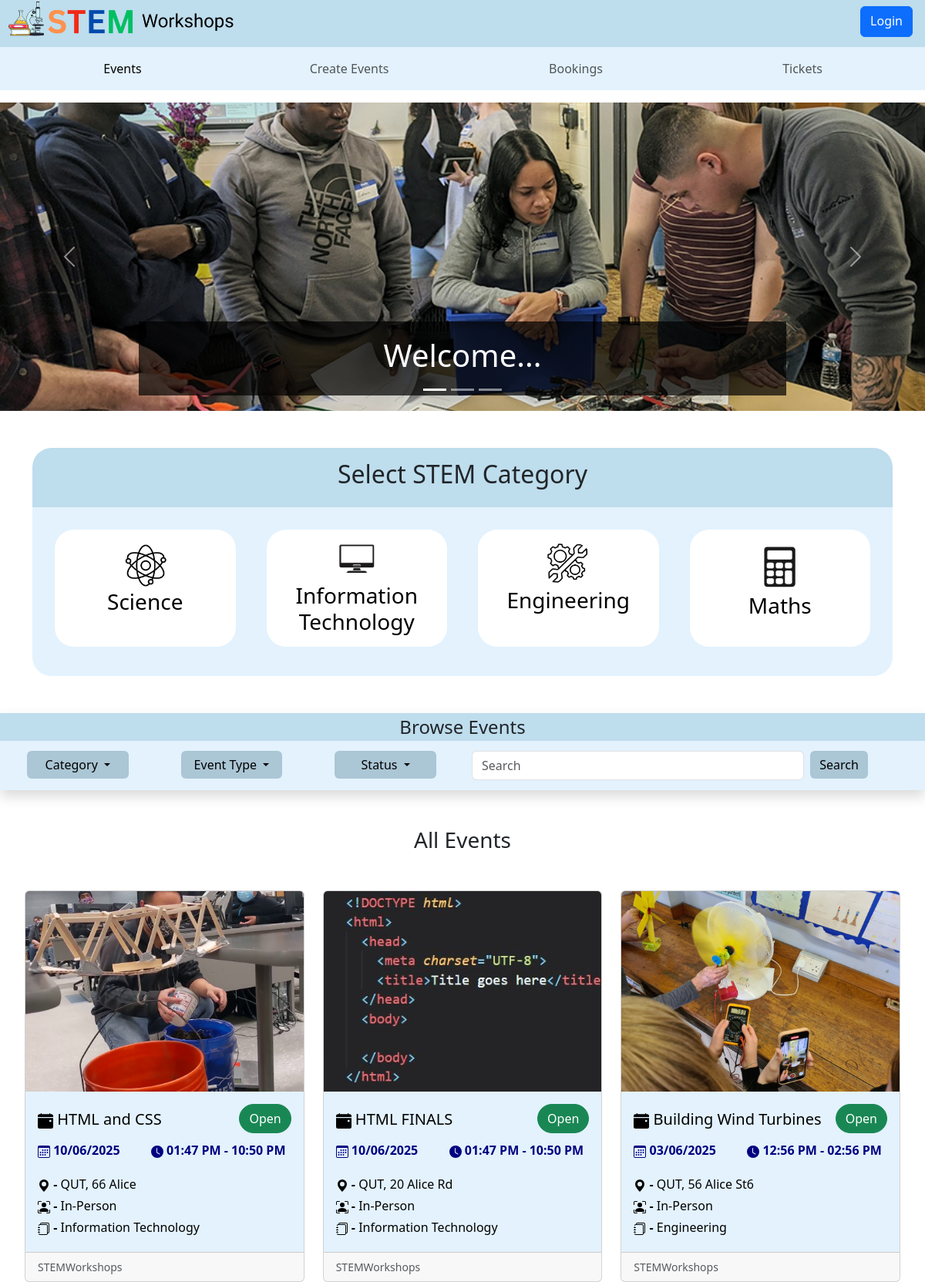
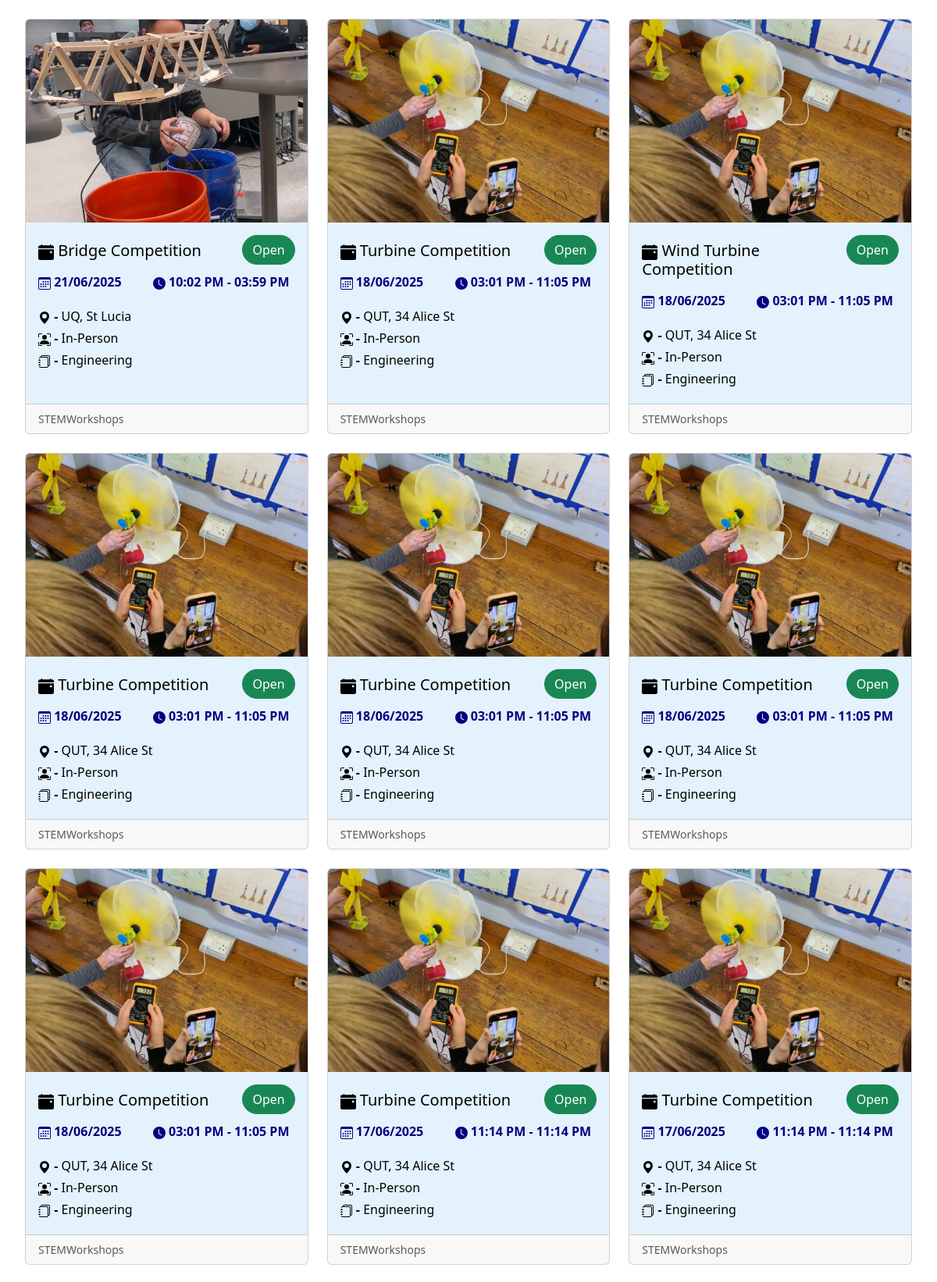
The page / (upper part) on the database its author committed (2 pictures, top to bottom).
### STEMWorkshops/models.py (models this page shows, shortened)
class Event(db.Model):
    __tablename__ = 'events'
    event_id = db.Column(db.Integer, primary_key=True) # Unique ID for event
    event_name = db.Column(db.String(80), nullable=False) # Event Name
    start_time = db.Column(db.DateTime, nullable=False) # Start Time
    end_time = db.Column(db.DateTime, nullable=False) # End Time
    STEM_category = db.Column(db.Enum("Science", "Information Technology", "Maths", "Engineering"), nullable=False) # The Four STEM Fields
    event_type = db.Column(db.Enum("Online", "In-Person"), nullable=False) # The Two Event Types
    event_address = db.Column(db.String(80)) # Address for the event (if in-person)
    event_venue = db.Column(db.String(80)) # Venue for the event (if in-person)
    ticket_price = db.Column(db.Numeric(10,2), nullable=False) # Price per ticket
    ticket_policy = db.Column(db.Integer) #Number of tickets per user
    max_num_tickets = db.Column(db.String(100), nullable=False) # Maximum number of tickets available for the event
    description = db.Column(db.String(200)) # Description of the event
    image = db.Column(db.String(400)) # Image URL for the event
    event_status = db.Column(db.Enum("Open", "Inactive", "Sold Out", "Cancelled")) # The Four event statuses
    user_id = db.Column(db.Integer, db.ForeignKey('users.user_id')) # Foreign key to link to the user who created the event
    comments = db.relationship('Comment', backref='event', cascade="all, delete-orphan")

### STEMWorkshops/views.py (the view)
@main_bp.route('/')
def index():
    category = request.args.get('category')
    status = request.args.get('status')
    time = request.args.get('time')
    event_type = request.args.get('event_type')
    if not category and not status and not time and not event_type:
        events = get_all_events_ordered_by_status()
    else:
        events = db.session.scalars(db.select(Event)).all()
    return render_template('index.html', events=events, category=category, status=status, time=time, event_type=event_type, now=datetime.now)

### STEMWorkshops/events.py (called while the page is built)
def get_all_events_ordered_by_status():
    return db.session.scalars(
        db.select(Event).order_by(
            db.case(
                (Event.event_status == 'Open', 1),
                (Event.event_status == 'Sold Out', 2),
                (Event.event_status == 'Inactive', 3),
                (Event.event_status == 'Cancelled', 4),
            )
        )
    ).all()

### STEMWorkshops/templates/index.html (shortened to what this page needs)
{% extends 'base.html' %}
{% block content %}
<section class="mt-3 ">
  <div id="carouselExampleCaptions" class="carousel-home carousel slide" data-bs-ride="carousel">
    <div class="carousel-indicators">
      <button type="button" data-bs-target="#carouselExampleCaptions" data-bs-slide-to="0" class="active"
        aria-current="true" aria-label="Slide 1"></button>
      <button type="button" data-bs-target="#carouselExampleCaptions" data-bs-slide-to="1"
        aria-label="Slide 2"></button>
      <button type="button" data-bs-target="#carouselExampleCaptions" data-bs-slide-to="2"
        aria-label="Slide 3"></button>
    </div>
    <div class="carousel-inner">
      <div class="carousel-item active ">
        <img src="./static/img/event1.jpg" class="d-block w-100 img-fluid" alt="...">
        <div class="carousel-caption d-block ">
          {% if current_user.is_authenticated %}
          <h1>Hello, {{current_user.name}}...</h1>
          {% else %}
          <h1>Welcome...</h1>
          {% endif %}
        </div>
      </div>
    </div>
    <button class="carousel-control-prev" type="button" data-bs-target="#carouselExampleCaptions" data-bs-slide="prev">
      <span class="carousel-control-prev-icon" aria-hidden="true"></span>
    </button>
    <button class="carousel-control-next" type="button" data-bs-target="#carouselExampleCaptions" data-bs-slide="next">
      <span class="carousel-control-next-icon" aria-hidden="true"></span>
    </button>
  </div>
</section>
<div class="container">
  <div class="category-title ">
    <h2 class=" text-center">Select STEM Category</h2>
  </div>
  <div class="select-category">
    <div class="row text-center p-3">
      <div class=" col-xs-6 col-sm-6 col-md-6 col-lg-3 mb-2">
        <a href="{{ url_for('main.index', category='Science') }}#browse-events" class="text-decoration-none">
          <div class="categories  m-2 p-2">
            <img src="./static/img/science.png" class="logo mt-2">
            <h3>Science</h3>
          </div>
        </a>
      </div>
      <div class=" col-xs-6 col-sm-6 col-md-6 col-lg-3 mb-2 ">
        <a href="{{ url_for('main.index', category='Information Technology') }}#browse-events"
          class="text-decoration-none">
          <div class="categories m-2 p-2">
            <img src="./static/img/computer.png" class="logo ">
            <h3>Information Technology</h3>
          </div>
        </a>
      </div>
      <div class=" col-xs-6 col-sm-6 col-md-6 col-lg-3 mb-2 ">
        <a href="{{ url_for('main.index', category='Engineering') }}#browse-events" class="text-decoration-none">
          <div class="categories m-2 p-2">
            <img src="./static/img/engineering.png" class="logo mt-2">
            <h3>Engineering</h3>
          </div>
        </a>
      </div>
      <div class=" col-xs-6 col-sm-6 col-md-6 col-lg-3 mb-2 ">
        <a href="{{ url_for('main.index', category='Maths') }}#browse-events" class="text-decoration-none">
          <div class="categories m-2 p-2">
            <img src="./static/img/maths.png" class="logo mt-2">
            <h3>Maths</h3>
          </div>
        </a>
      </div>
    </div>
  </div>
</div>
<div class="browse-header sticky-top shadow">
  <div class="browse-title">
    <h4 class="text-center py-1" id="event-browse">Browse Events</h4>
  </div>
  <div class="dropdown-section mx-2">
    <div class="row text-center">
      <div class="col-xs-6 col-sm-6 col-md-2 col-lg-2">
        <div class="dropdown mb-1">
          <a class="btn btn-info dropdown-toggle w-75" href="#" role="button" id="dropdownMenuLink"
            data-bs-toggle="dropdown" aria-expanded="false">
            Category
          </a>
        </div>
      </div>
      <div class="col-xs-6 col-sm-6 col-md-2 col-lg-2">
        <div class="dropdown mb-1">
          <a class="btn btn-info dropdown-toggle w-75" href="#" role="button" id="dropdownMenuLink"
            data-bs-toggle="dropdown" aria-expanded="false">
            Event Type
          </a>
        </div>
      </div>
      <div class="col-xs-6 col-sm-6 col-md-2 col-lg-2">
        <div class="dropdown mb-1">
          <a class="btn btn-info dropdown-toggle w-75" href="#" role="button" id="dropdownMenuLink"
            data-bs-toggle="dropdown" aria-expanded="false">
            Status
          </a>
        </div>
      </div>
      <div class="col-xs-6 col-sm-6 col-md-6 col-lg-6">
        <form class=" d-flex justify-content-start align-items-start mb-2">
          <input class="form-control me-2 w-75" type="search" placeholder="Search" aria-label="Search">
          <button class="btn btn-info" type="submit">Search</button>
        </form>
      </div>
    </div>
  </div>
</div>
<div id="event-all" class="all-event-heading mt-5 mb-3">
  <h3 class=" d-flex justify-content-center">
    {% if not category and not status and not time and not event_type %}
    All Events
    {% endif %}
  </h3>
</div>
<div class="d-flex justify-content-center">
  <div class="container-fluid">
    <div class="row row-cols-lg-3 row-cols-xxl-4 row-cols-md-2 row-cols-sm-1 row-cols-1 g-4 m-2">
      {% for event in events %}
      {% if
      (not category or event.STEM_category == category) and
      (not status or event.event_status == status) and
      (not event_type or event.event_type == event_type) and
      (not time or (
      (time == 'Today' and event.start_time.date() == now().date()) or
      (time == 'This Week' and event.start_time.isocalendar()[1] == now().isocalendar()[1]) or
      (time == 'This Month' and event.start_time.month == now().month)
      ))
      %}
      <div class="col">
        <div class="card">
          <a href="{{url_for('events.show', id=event.event_id)}}">
            <img src="{{event.image}}" class="card-img-top img-fluid event-card-img" alt="./static/img/s-l1200.jpg">
          </a>
          <div class="card-body">
            <div class="row mb-2">
              <div class="col-6 mt-2">
                <h5 class="card-title ">
                  <a href="{{url_for('events.show', id=event.event_id)}}" class="text-decoration-none">
                    <div class="title workshop-title-width">
                      {{event.event_name}}
                    </div>
                  </a>
                </h5>
              </div>
              <div class="col-6 text-end">
                <a href="{{url_for('events.show', id=events.id)}}" class="text-decoration-none">
                  <button type="button" class=" btn btn-md rounded-pill
             {% if event.event_status == 'Open' %}
             btn-success
             {% elif event.event_status == 'Inactive' %}
             btn-warning
             {% elif event.event_status == 'Sold Out' %}
             btn-info
             {% else %}
            btn-danger
            {% endif %}
             ">{{ event.event_status }}</button>
                </a>
              </div>
            </div>
            <a href="{{url_for('events.show', id=event.event_id)}}" class="text-decoration-none">
              <div class="row mb-1 ">
                <div class="col-5 ">
                  <p class="datetime">
                    <b>{{event.start_time.strftime('%d/%m/%Y')}} </b>
                  </p>
                </div>
                <div class="col-7 ">
                  <p class="datetime">
                    <svg xmlns="http://www.w3.org/2000/svg" width="16" height="16" fill="currentColor"
                      class="bi bi-clock-fill" viewBox="0 0 16 16">
                      <path
                        d="M16 8A8 8 0 1 1 0 8a8 8 0 0 1 16 0M8 3.5a.5.5 0 0 0-1 0V9a.5.5 0 0 0 .252.434l3.5 2a.5.5 0 0 0 .496-.868L8 8.71z" />
                    </svg>
                    <b>{{event.start_time.strftime('%I:%M %p')}} - {{event.end_time.strftime('%I:%M %p')}}</b>
                  </p>
                </div>
              </div>
            </a>
            <a href="{{url_for('events.show', id=event.event_id)}}" class="text-decoration-none">
              <div class="card-text">
                <p class="detail mb-1">
                  <svg xmlns="http://www.w3.org/2000/svg" width="16" height="16" fill="currentColor"
                    class="bi bi-geo-alt-fill" viewBox="0 0 16 16">
                    <path d="M8 16s6-5.686 6-10A6 6 0 0 0 2 6c0 4.314 6 10 6 10m0-7a3 3 0 1 1 0-6 3 3 0 0 1 0 6" />
                  </svg>
                  <b>-</b> {{event.event_venue}}, {{event.event_address}}
                </p>
                <p class="detail mb-1">
                  <b>-</b> {{event.event_type}}
                </p>
                <p class="detail mb-1">
                  <b>-</b> {{event.STEM_category}}
                </p>
              </div>
            </a>
          </div>
          <div class="card-footer">
            <small class="text-body-secondary">STEMWorkshops</small>
          </div>
        </div>
      </div>
      {%endif %}
      {% endfor %}
    </div>
    {% endblock %}

### STEMWorkshops/static/style/style.css (style rules this page uses)
.img-fluid { object-fit: cover; }
.btn-info { background-color: #abc6d5 !important; border: none !important; }
.carousel-caption { background-color: rgba(0, 0, 0, 0.7); }
.carousel-item img { height: 400px; object-fit: cover; }
.category-title { background-color: #bedded; padding: 15px; border-top-right-radius: 25px; border-top-left-radius: 25px; }
.browse-title { background-color: #bedded; }
.logo { width: 30%; border-radius: 50px; }
.categories { background-color: white; border-radius: 25px; color: black; height: 90%; }
.dropdown-section, .select-category { background-color: #e3f2fd; padding: 5px; }
.browse-header { background-color: #e3f2fd; }
.select-category { border-bottom-right-radius: 25px; border-bottom-left-radius: 25px; }
.card { transition: 0.35s; height: 100% !important; width: 100% !important; display: flex; flex-direction: column; }
.event-card-img { width: 100% !important; height: 260px !important; object-fit: cover !important; border-top-left-radius: 12px; border-top-right-radius: 12px; display: block; }
.workshop-title-width { width: 16rem; }
.col { display: flex !important; }
.detail, .title { color: black; }
.datetime { color: navy; }
.card-body { background-color: #e3f2fd; }

### rows shown on the page
Event: image (picture), event_name "HTML and CSS", event_status "Open", start_time "10/06/2025", start_time "01:47 PM", end_time "10:50 PM", event_venue "QUT", event_address "66 Alice", event_type "In-Person", STEM_category "Information Technology"
Event: image (picture), event_name "HTML FINALS", event_status "Open", start_time "10/06/2025", start_time "01:47 PM", end_time "10:50 PM", event_venue "QUT", event_address "20 Alice Rd", event_type "In-Person", STEM_category "Information Technology"
Event: image (picture), event_name "Building Wind Turbines", event_status "Open", start_time "03/06/2025", start_time "12:56 PM", end_time "02:56 PM", event_venue "QUT", event_address "56 Alice St6", event_type "In-Person", STEM_category "Engineering"
Event: image (picture), event_name "Bridge Competition", event_status "Open", start_time "21/06/2025", start_time "10:02 PM", end_time "03:59 PM", event_venue "UQ", event_address "St Lucia", event_type "In-Person", STEM_category "Engineering"
Event: image (picture), event_name "Turbine Competition", event_status "Open", start_time "18/06/2025", start_time "03:01 PM", end_time "11:05 PM", event_venue "QUT", event_address "34 Alice St", event_type "In-Person", STEM_category "Engineering"
Event: image (picture), event_name "Wind Turbine Competition", event_status "Open", start_time "18/06/2025", start_time "03:01 PM", end_time "11:05 PM", event_venue "QUT", event_address "34 Alice St", event_type "In-Person", STEM_category "Engineering"
Event: image (picture), event_name "Turbine Competition", event_status "Open", start_time "18/06/2025", start_time "03:01 PM", end_time "11:05 PM", event_venue "QUT", event_address "34 Alice St", event_type "In-Person", STEM_category "Engineering"
Event: image (picture), event_name "Turbine Competition", event_status "Open", start_time "18/06/2025", start_time "03:01 PM", end_time "11:05 PM", event_venue "QUT", event_address "34 Alice St", event_type "In-Person", STEM_category "Engineering"
Event: image (picture), event_name "Turbine Competition", event_status "Open", start_time "18/06/2025", start_time "03:01 PM", end_time "11:05 PM", event_venue "QUT", event_address "34 Alice St", event_type "In-Person", STEM_category "Engineering"
Event: image (picture), event_name "Turbine Competition", event_status "Open", start_time "18/06/2025", start_time "03:01 PM", end_time "11:05 PM", event_venue "QUT", event_address "34 Alice St", event_type "In-Person", STEM_category "Engineering"
Event: image (picture), event_name "Turbine Competition", event_status "Open", start_time "17/06/2025", start_time "11:14 PM", end_time "11:14 PM", event_venue "QUT", event_address "34 Alice St", event_type "In-Person", STEM_category "Engineering"
Event: image (picture), event_name "Turbine Competition", event_status "Open", start_time "17/06/2025", start_time "11:14 PM", end_time "11:14 PM", event_venue "QUT", event_address "34 Alice St", event_type "In-Person", STEM_category "Engineering"
